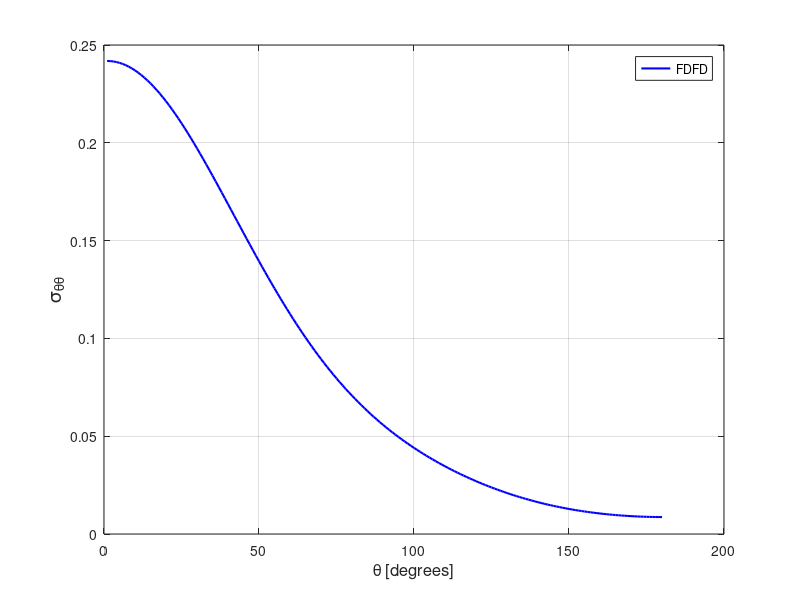

Write the MATLAB code that produced this figure.
stt = [ 
    1  0.24183558E+00
    2  0.24177797E+00
    3  0.24159782E+00
    4  0.24129854E+00
    5  0.24087878E+00
    6  0.24033986E+00
    7  0.23968315E+00
    8  0.23890993E+00
    9  0.23802046E+00
   10  0.23701718E+00
   11  0.23590203E+00
   12  0.23467737E+00
   13  0.23334493E+00
   14  0.23190738E+00
   15  0.23036663E+00
   16  0.22872676E+00
   17  0.22698937E+00
   18  0.22515896E+00
   19  0.22323805E+00
   20  0.22123025E+00
   21  0.21913785E+00
   22  0.21696666E+00
   23  0.21471842E+00
   24  0.21239753E+00
   25  0.21000762E+00
   26  0.20755368E+00
   27  0.20503844E+00
   28  0.20246635E+00
   29  0.19984175E+00
   30  0.19716901E+00
   31  0.19445035E+00
   32  0.19169168E+00
   33  0.18889685E+00
   34  0.18606877E+00
   35  0.18321273E+00
   36  0.18033186E+00
   37  0.17743060E+00
   38  0.17451237E+00
   39  0.17157996E+00
   40  0.16863932E+00
   41  0.16569276E+00
   42  0.16274363E+00
   43  0.15979594E+00
   44  0.15685123E+00
   45  0.15391469E+00
   46  0.15098841E+00
   47  0.14807604E+00
   48  0.14517868E+00
   49  0.14230119E+00
   50  0.13944446E+00
   51  0.13661189E+00
   52  0.13380465E+00
   53  0.13102600E+00
   54  0.12827730E+00
   55  0.12556024E+00
   56  0.12287677E+00
   57  0.12022851E+00
   58  0.11761681E+00
   59  0.11504262E+00
   60  0.11250739E+00
   61  0.11001270E+00
   62  0.10755844E+00
   63  0.10514615E+00
   64  0.10277550E+00
   65  0.10044751E+00
   66  0.98162860E-01
   67  0.95921755E-01
   68  0.93724638E-01
   69  0.91570415E-01
   70  0.89460328E-01
   71  0.87394223E-01
   72  0.85371368E-01
   73  0.83391391E-01
   74  0.81454515E-01
   75  0.79560138E-01
   76  0.77707864E-01
   77  0.75897068E-01
   78  0.74127026E-01
   79  0.72397813E-01
   80  0.70707649E-01
   81  0.69056809E-01
   82  0.67443997E-01
   83  0.65868795E-01
   84  0.64330019E-01
   85  0.62827714E-01
   86  0.61360177E-01
   87  0.59926789E-01
   88  0.58526948E-01
   89  0.57159893E-01
   90  0.55824116E-01
   91  0.54519828E-01
   92  0.53245354E-01
   93  0.52000109E-01
   94  0.50783366E-01
   95  0.49594838E-01
   96  0.48432790E-01
   97  0.47296867E-01
   98  0.46186421E-01
   99  0.45100767E-01
  100  0.44039398E-01
  101  0.43001261E-01
  102  0.41985866E-01
  103  0.40992551E-01
  104  0.40020742E-01
  105  0.39070021E-01
  106  0.38139831E-01
  107  0.37229247E-01
  108  0.36338296E-01
  109  0.35466310E-01
  110  0.34612894E-01
  111  0.33777520E-01
  112  0.32960013E-01
  113  0.32159619E-01
  114  0.31376734E-01
  115  0.30609982E-01
  116  0.29860316E-01
  117  0.29126076E-01
  118  0.28408220E-01
  119  0.27705755E-01
  120  0.27018692E-01
  121  0.26346758E-01
  122  0.25689995E-01
  123  0.25047915E-01
  124  0.24420511E-01
  125  0.23807554E-01
  126  0.23208767E-01
  127  0.22624373E-01
  128  0.22053929E-01
  129  0.21497332E-01
  130  0.20954536E-01
  131  0.20425424E-01
  132  0.19909650E-01
  133  0.19407470E-01
  134  0.18918665E-01
  135  0.18442772E-01
  136  0.17980125E-01
  137  0.17530464E-01
  138  0.17093545E-01
  139  0.16669258E-01
  140  0.16257778E-01
  141  0.15858812E-01
  142  0.15472273E-01
  143  0.15098040E-01
  144  0.14735747E-01
  145  0.14385599E-01
  146  0.14047374E-01
  147  0.13720862E-01
  148  0.13405938E-01
  149  0.13102576E-01
  150  0.12810593E-01
  151  0.12529758E-01
  152  0.12259981E-01
  153  0.12001220E-01
  154  0.11753125E-01
  155  0.11515846E-01
  156  0.11289043E-01
  157  0.11072526E-01
  158  0.10866164E-01
  159  0.10669814E-01
  160  0.10483543E-01
  161  0.10306915E-01
  162  0.10140151E-01
  163  0.99826362E-02
  164  0.98346435E-02
  165  0.96956817E-02
  166  0.95660537E-02
  167  0.94452286E-02
  168  0.93333358E-02
  169  0.92302887E-02
  170  0.91358200E-02
  171  0.90498300E-02
  172  0.89724567E-02
  173  0.89034364E-02
  174  0.88427737E-02
  175  0.87903133E-02
  176  0.87460093E-02
  177  0.87099327E-02
  178  0.86817956E-02
  179  0.86617423E-02
  180  0.86498633E-02
  181  0.86460505E-02
  182  0.86502014E-02
  183  0.86622518E-02
  184  0.86823683E-02
  185  0.87106135E-02
  186  0.87471055E-02
  187  0.87915882E-02
  188  0.88442173E-02
  189  0.89051239E-02
  190  0.89743901E-02
  191  0.90521565E-02
  192  0.91381967E-02
  193  0.92328321E-02
  194  0.93361447E-02
  195  0.94482685E-02
  196  0.95691811E-02
  197  0.96991602E-02
  198  0.98382328E-02
  199  0.99865180E-02
  200  0.10144180E-01
  201  0.10311368E-01
  202  0.10488162E-01
  203  0.10674706E-01
  204  0.10871288E-01
  205  0.11077890E-01
  206  0.11294598E-01
  207  0.11521837E-01
  208  0.11759507E-01
  209  0.12007781E-01
  210  0.12266798E-01
  211  0.12536788E-01
  212  0.12817941E-01
  213  0.13110323E-01
  214  0.13414002E-01
  215  0.13729089E-01
  216  0.14056003E-01
  217  0.14394712E-01
  218  0.14745010E-01
  219  0.15107761E-01
  220  0.15482386E-01
  221  0.15869506E-01
  222  0.16268790E-01
  223  0.16680632E-01
  224  0.17105166E-01
  225  0.17542645E-01
  226  0.17992768E-01
  227  0.18455975E-01
  228  0.18932005E-01
  229  0.19421510E-01
  230  0.19924404E-01
  231  0.20440286E-01
  232  0.20970428E-01
  233  0.21513730E-01
  234  0.22070726E-01
  235  0.22641828E-01
  236  0.23226649E-01
  237  0.23825914E-01
  238  0.24439463E-01
  239  0.25067627E-01
  240  0.25710141E-01
  241  0.26367571E-01
  242  0.27039835E-01
  243  0.27727412E-01
  244  0.28430412E-01
  245  0.29149033E-01
  246  0.29883265E-01
  247  0.30633863E-01
  248  0.31400919E-01
  249  0.32184493E-01
  250  0.32985166E-01
  251  0.33803102E-01
  252  0.34638874E-01
  253  0.35492420E-01
  254  0.36364820E-01
  255  0.37255995E-01
  256  0.38166620E-01
  257  0.39097134E-01
  258  0.40047910E-01
  259  0.41019619E-01
  260  0.42013034E-01
  261  0.43028545E-01
  262  0.44066429E-01
  263  0.45127664E-01
  264  0.46213120E-01
  265  0.47322940E-01
  266  0.48458368E-01
  267  0.49619958E-01
  268  0.50808448E-01
  269  0.52024160E-01
  270  0.53268418E-01
  271  0.54542512E-01
  272  0.55845831E-01
  273  0.57180468E-01
  274  0.58546908E-01
  275  0.59945740E-01
  276  0.61377369E-01
  277  0.62843509E-01
  278  0.64344220E-01
  279  0.65881573E-01
  280  0.67455038E-01
  281  0.69066070E-01
  282  0.70715599E-01
  283  0.72403163E-01
  284  0.74130826E-01
  285  0.75898744E-01
  286  0.77707782E-01
  287  0.79557650E-01
  288  0.81449665E-01
  289  0.83384305E-01
  290  0.85360959E-01
  291  0.87381601E-01
  292  0.89445241E-01
  293  0.91552846E-01
  294  0.93704037E-01
  295  0.95898658E-01
  296  0.98136872E-01
  297  0.10041827E+00
  298  0.10274330E+00
  299  0.10511120E+00
  300  0.10752036E+00
  301  0.10997178E+00
  302  0.11246365E+00
  303  0.11499574E+00
  304  0.11756688E+00
  305  0.12017585E+00
  306  0.12282095E+00
  307  0.12550205E+00
  308  0.12821567E+00
  309  0.13096172E+00
  310  0.13373744E+00
  311  0.13654231E+00
  312  0.13937299E+00
  313  0.14222685E+00
  314  0.14510171E+00
  315  0.14799644E+00
  316  0.15090734E+00
  317  0.15383145E+00
  318  0.15676555E+00
  319  0.15970850E+00
  320  0.16265523E+00
  321  0.16560270E+00
  322  0.16854860E+00
  323  0.17148849E+00
  324  0.17441866E+00
  325  0.17733710E+00
  326  0.18023777E+00
  327  0.18311828E+00
  328  0.18597494E+00
  329  0.18880135E+00
  330  0.19159740E+00
  331  0.19435678E+00
  332  0.19707598E+00
  333  0.19974963E+00
  334  0.20237638E+00
  335  0.20494814E+00
  336  0.20746444E+00
  337  0.20992111E+00
  338  0.21231270E+00
  339  0.21463509E+00
  340  0.21688554E+00
  341  0.21906014E+00
  342  0.22115444E+00
  343  0.22316587E+00
  344  0.22508949E+00
  345  0.22692384E+00
  346  0.22866423E+00
  347  0.23030692E+00
  348  0.23185107E+00
  349  0.23329239E+00
  350  0.23462890E+00
  351  0.23585820E+00
  352  0.23697734E+00
  353  0.23798420E+00
  354  0.23887806E+00
  355  0.23965739E+00
  356  0.24031687E+00
  357  0.24086091E+00
  358  0.24128443E+00
  359  0.24158908E+00
  360  0.24177216E+00
 ]; 
plot(stt(1:180,1),stt(1:180,2),'b-','linewidth',1.5 ); 
grid on 
legend('FDFD');
xlabel('\theta [degrees]','FontSize',12);
ylabel('\sigma_{\theta\theta}','FontSize',14);
